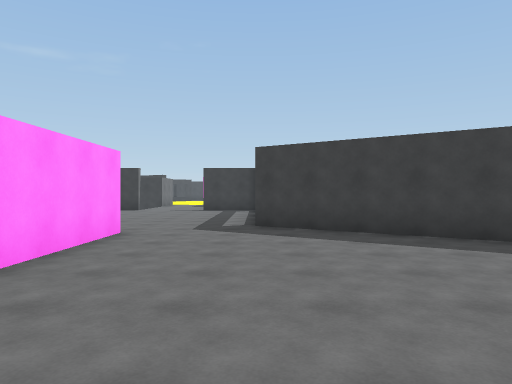
view 1 (above)

24 first-person views from a walk through a scene from a Unity 3-D project. The camera is 1.5 m above the floor, looks level and sees 70° across. The floor is counted in squares, 2 m on a side. Each view is taken from the middle of a square. On the plan, view 1 faces up. The plan holds only what a view shows up to about 11 squares ahead; the rest is blank. The place goes on beyond the plan.

view 2
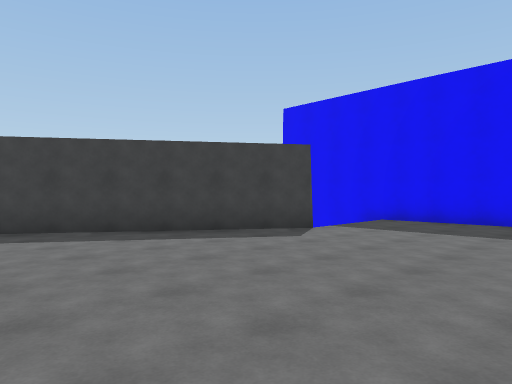

view 3
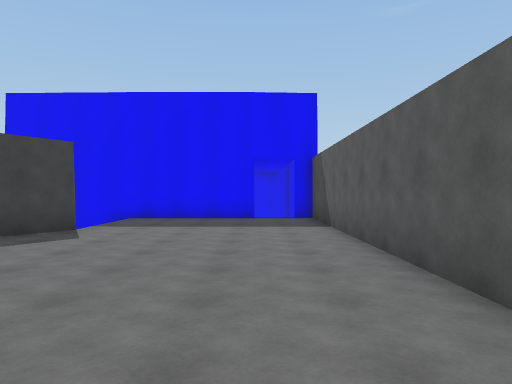

view 4
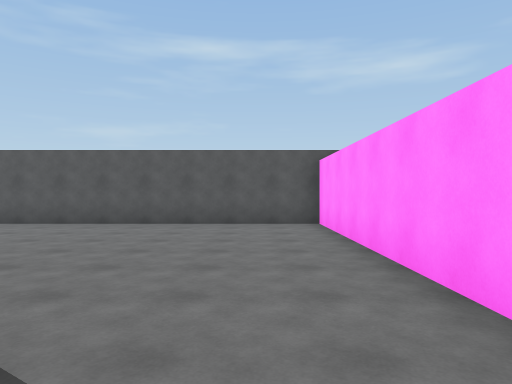

view 5
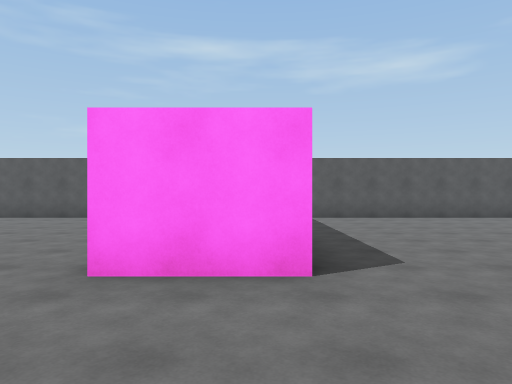

view 6
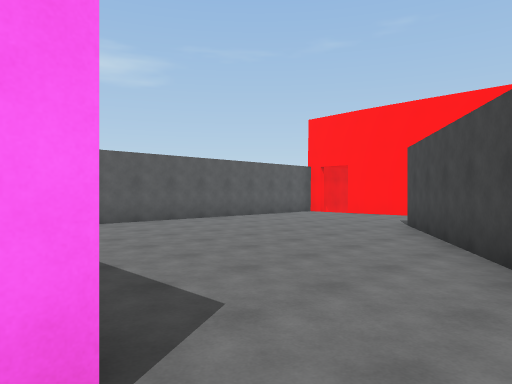

view 7
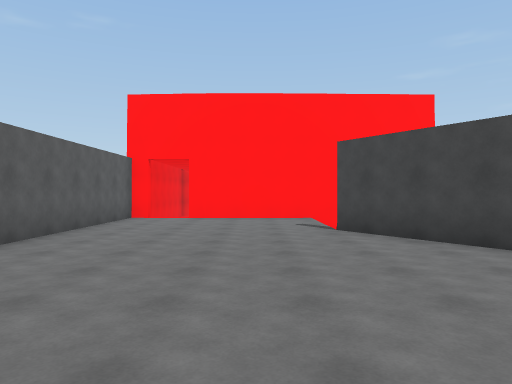

view 8
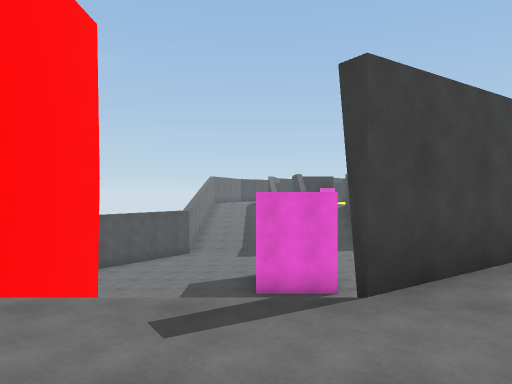

view 9
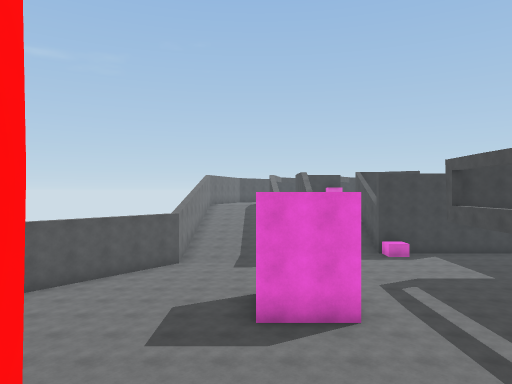

view 10
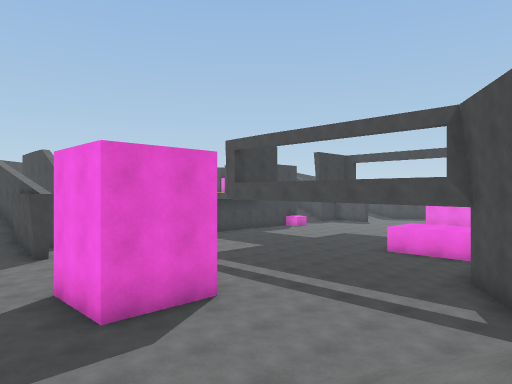

view 11
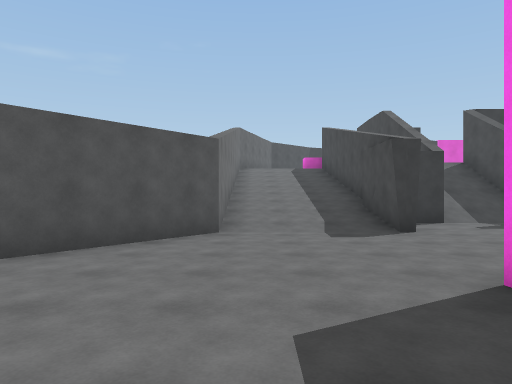

view 12
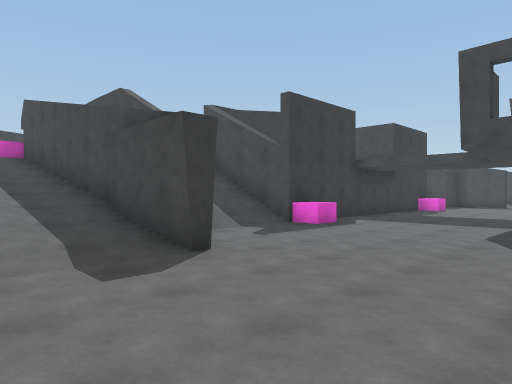

view 13
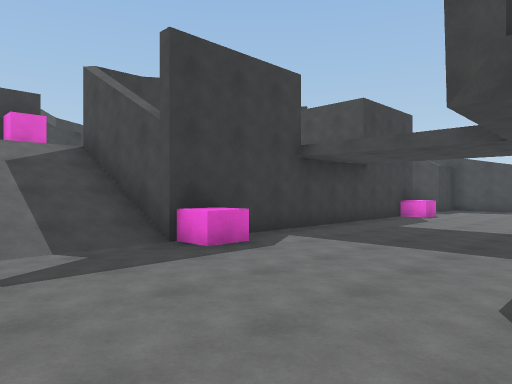

view 14
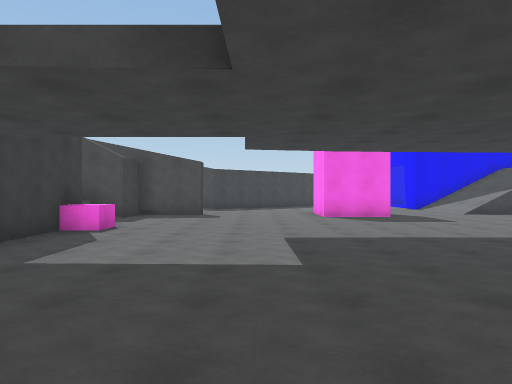

view 15
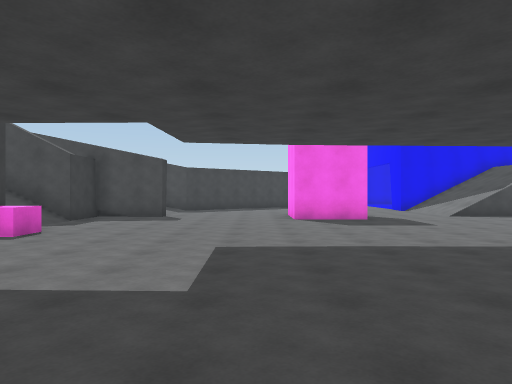

view 16
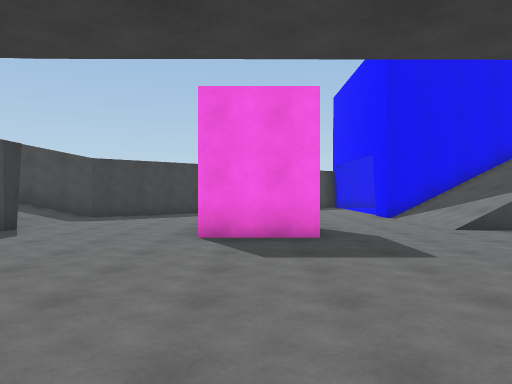

view 17
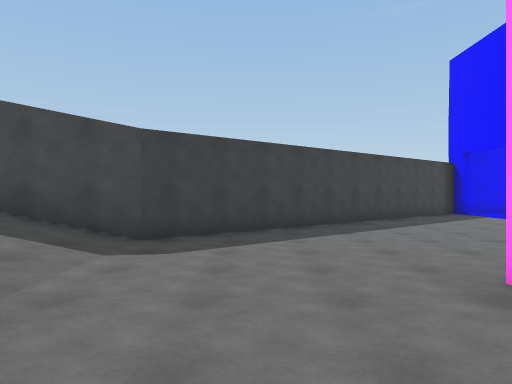

view 18
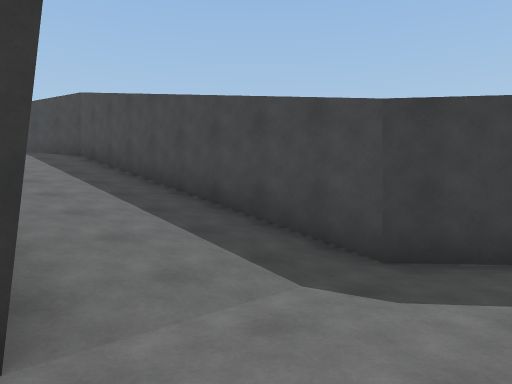

view 19
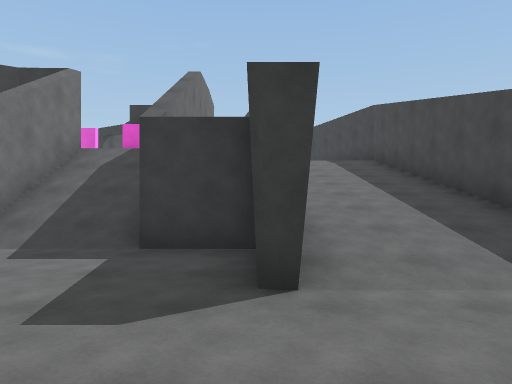

view 20
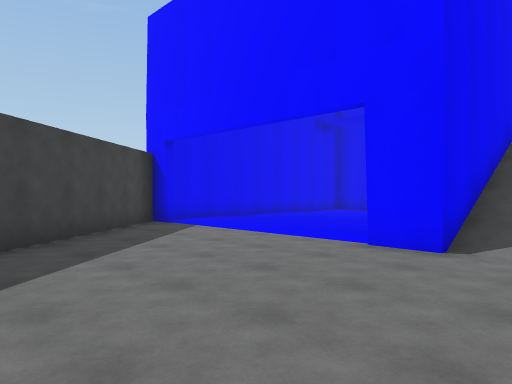

view 21
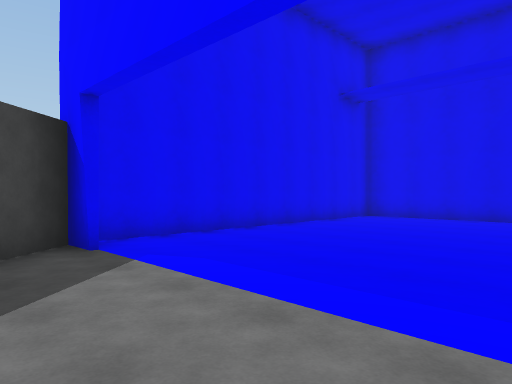

view 22
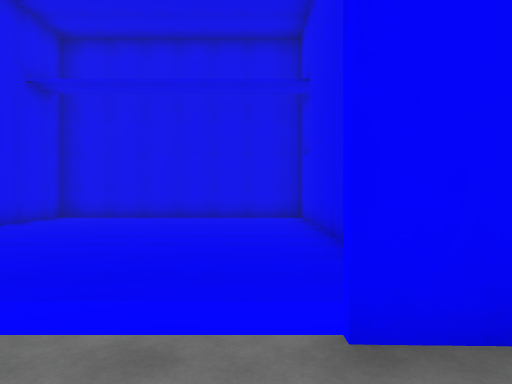

view 23
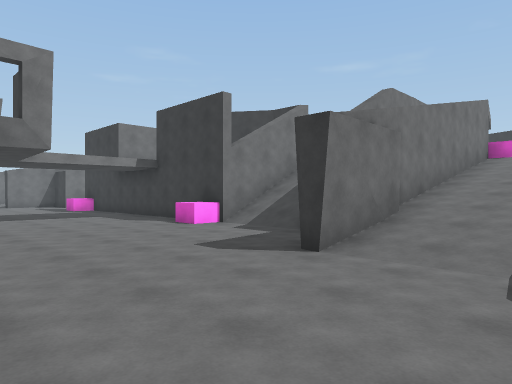

view 24
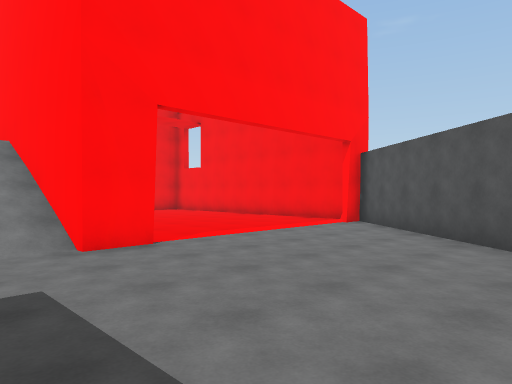

### Floor plan
Key: @ floor where view 1 was taken; # wall or solid block; . main floor; : floor 3.5 m higher than the main floor; / step, stairs or slope; ^ raised ledge.
Columns run from 23 left of view 1 to 16 right of it. Each row starts with its distance up from view 1.
 27                                 #
 26           ^^  #             ^^  #
 25           /#  ##        ##  #///#
 24           /#                #///#
 23           /#                #///#
 22           /# //#        #// #///#
 21        #///# //#     #  #//##///#
 20        #///# //#     #  #//##///#
 19        #///##//####//####//##///#
 18        #///#...^.......^....#///#
 17       ##///#................#///##
 16       #..........................#
 15      ##..........................##
 14     ##............................##
 13    ##.....#  ..............###.....##
 12   ##......#  ..............#  ......##
 11   #.......###......//......#  .......#
 10  ##................:: ...............##
  9  #.................::   ..............#
  8 ##.....#/ //...##//:://##...////#.....##
  7 #......#/ //..##::::::::##..////#......#
  6 #..... #/ //###::::##:::: ## //##......#
  5  ....  #///##:::::: #::::::##/ #.......#
  4   ...  #::::::::::: #::::::::::#.......#
  3        #::::::::::: #::::::::::#.......#
  2        #::::::::::: #::::::::::#.......#
  1        /::::::::::  #:::::::::::.......#
  0        /::::::::::  #::@::::::::.......#
 -1        ###########  ####################

Positions as (right, up) in squares from view 1, and headings:
1: (0, 0), facing up
2: (-1, 0), facing up-right
3: (-2, 1), facing right
4: (-1, 8), facing down
5: (-4, 10), facing down
6: (-4, 8), facing down-left
7: (-5, 3), facing left
8: (-13, 2), facing up
9: (-13, 4), facing up
10: (-15, 6), facing up-right
11: (-15, 10), facing up
12: (-15, 13), facing up-right
13: (-11, 14), facing up-right
14: (-7, 15), facing right
15: (-6, 14), facing right
16: (-2, 12), facing right
17: (3, 15), facing right
18: (5, 15), facing up-right
19: (5, 14), facing up
20: (7, 13), facing down-right
21: (10, 10), facing down-right
22: (10, 10), facing down
23: (8, 13), facing up-left
24: (-14, 13), facing down-left
